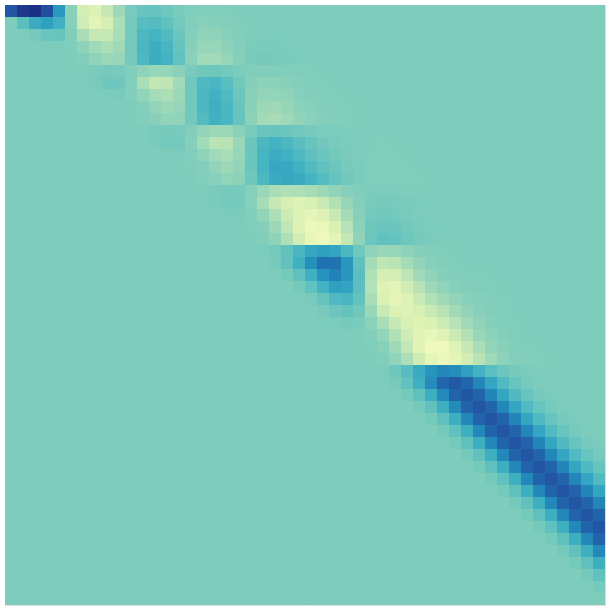

Write notebook code for a chart like this one.
### Code cell
j_heatmap(L@L)

### Figure 1 — Vega-Lite specification as saved in the notebook (floating-point values rounded to 4 significant figures; data arrays with more than 128 entries replaced by an {"elided": "..."} marker saying what was removed)
{"config": {"view": {"continuousWidth": 400, "continuousHeight": 300}}, "data": {"name": "data-43f715bc4730837f7182b0c4e762e0b0"}, "mark": "rect", "encoding": {"color": {"type": "quantitative", "field": "value", "legend": null}, "x": {"type": "nominal", "axis": null, "field": "index"}, "y": {"type": "nominal", "axis": null, "field": "variable"}}, "height": 600.0, "width": 600, "$schema": "https://vega.github.io/schema/vega-lite/v4.8.1.json", "datasets": {"data-43f715bc4730837f7182b0c4e762e0b0": {"elided": "2500 records"}}}
